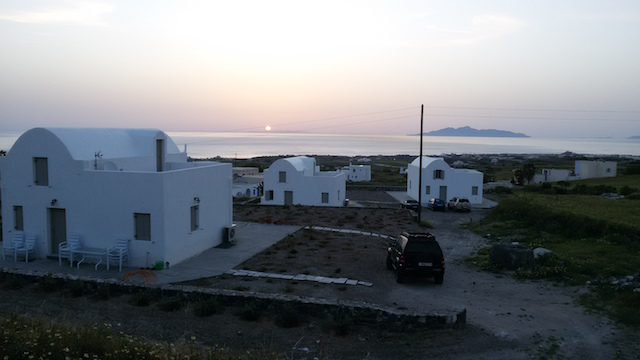
#> input picture ass3/imgs/Sunrise_Lt.jpg, 640 x 360 px
$ python proc.py   (Python 2 division)   (older library calls are emulated)
#> lines starting #> are read from the running program, lines starting #| are printed output that depends on the picture; after the words box and inside, x2 and y2 are one past the last pixel; in counts of white or black regions, pixels touching at a corner belong together; long printed decimals are rounded
#!/usr/bin/python

import cv2
import os
import numpy as np
import pdb
import cPickle as pickle

def null(A, eps=1e-7):
    """ Computes the null space of the matrix A """
    u, s, vh = np.linalg.svd(A, full_matrices=0)
    null_space = np.compress(s <= eps, vh, axis=0)
    f = null_space.T
    if f.size == 0:
        return np.array([0,0,0,0])
    return f[:,0]

def cross_product(a, b):
    """ Computes the cross product of 2 points/lines"""
    a1, a2, a3 = a
    b1, b2, b3 = b
    a1, a2, a3 = a1*1.0/a3, a2*1.0/a3, 1.0
    b1, b2, b3 = b1*1.0/b3, b2*1.0/b3, 1.0
    res = np.array([a2*b3-a3*b2, a3*b1-a1*b3, a1*b2-a2*b1])
    res /= res[2]
    return res

def compute_sift_matches(f1, f2):
    """ Expects two images filenames as input, and computes the SIFT
    descriptor matches between the two images """
    img1 = cv2.imread(f1, cv2.IMREAD_GRAYSCALE)
    img2 = cv2.imread(f2, cv2.IMREAD_GRAYSCALE)

    # Initiate SIFT detector
    sift = cv2.SIFT()

    # find the keypoints and descriptors with SIFT
    kp1, des1 = sift.detectAndCompute(img1,None)
    kp2, des2 = sift.detectAndCompute(img2,None)

    # create BFMatcher object
    bf = cv2.BFMatcher(cv2.NORM_L1)
    # Match descriptors.
    matches = bf.knnMatch(des1,des2, k=2)
    # Sort them in the order of their distance.
    good = []
    cnt = 0
    for m,n in matches:
        if m.distance < 0.8*n.distance and cnt < 10:
            good.append(m)
            cnt += 1
    # Draw first 10 matches.

    src_pts = np.float32([ kp1[m.queryIdx].pt for m in good ])
    dst_pts = np.float32([ kp2[m.trainIdx].pt for m in good ])

    return src_pts, dst_pts

def compute_fundamental(X, X_dash):
    """ Computes the fundamental matrix """
    N = len(X)
    A = np.zeros((N, 9))

    # TODO: normalization!
    T, T_dash = np.zeros((3,3)), np.zeros((3,3))

    mu_x1 = np.mean(X[:, 0])
    mu_y1 = np.mean(X[:, 1])
    std_x1 = np.std(X[:, 0])
    std_y1 = np.std(X[:, 1])

    mu_x2 = np.mean(X_dash[:, 0])
    mu_y2 = np.mean(X_dash[:, 1])
    std_x2 = np.std(X_dash[:, 0])
    std_y2 = np.std(X_dash[:, 1])

    Tp = np.array([[1/std_x1, 0, -mu_x1/std_x1],
                  [0, 1/std_y1, -mu_y1/std_y1],
                  [0, 0, 1]])

    Tp_dash = np.array([[1/std_x2, 0, -mu_x2/std_x2],
                  [0, 1/std_y2, -mu_y2/std_y2],
                  [0, 0, 1]])

    for i in xrange(N):
        x, y = X[i, :]
        x_dash, y_dash = X_dash[i, :]
        x, y = (x - mu_x1)/std_x1, (y - mu_y1)/std_y1
        x_dash, y_dash = (x_dash - mu_x2)/std_x2, (y_dash - mu_y2)/std_y2
        A[i,:] = np.array([x_dash*x, x_dash*y, x_dash, y_dash*x, y_dash*y, y_dash, x_dash, y_dash, 1])

    u, s, vh = np.linalg.svd(A)
    F_loose = vh[8, :].reshape((3,3))

    U, s, V = np.linalg.svd(F_loose)

    # Enforcing the constraint
    s[2] = 0
    S = np.diag(s)
    F = np.dot(U, np.dot(S, V))
    #F = F/np.linalg.norm(F)
    F = np.dot(Tp_dash.T, np.dot(F, Tp))
    f, _ = cv2.findFundamentalMat(X, X_dash)

    print "Fundamental matrix is {}".format(f)
    return f

def compute_epipoles(F):
    """ Computes epipoles e1 and e2 """
    e = null(F)
    e_dash = null(F.T)
    return e, e_dash


def draw_epipolar_lines(X, X_dash, F):
    """ Draws the epipolar lines corresponding to the keypoints """

    N = len(X)
    # For the first image
    img1 = cv2.imread("imgs/Sunrise_Lt.jpg", cv2.IMREAD_COLOR)
    img2 = cv2.imread("imgs/Sunrise_Rt.jpg", cv2.IMREAD_COLOR)

    e, e_dash = compute_epipoles(F)
    e, e_dash = e/e[2], e_dash/e_dash[2]
    print "Epipoles calculated from null space of F are {} and {}".format(e, e_dash)

    line_selection = []
    for idx in xrange(N):
        pt = np.array(list(X[idx, :])+[1])
        line = np.dot(F, pt)
        R, C, ch = img2.shape
        a, b, c = line
        p1 = np.array([-c/a, 0], np.int32)
        p2 = np.array([0, -c/b], np.int32)
        p3 = np.array([C, (-c-a*C)/b], np.int32)
        p4 = np.array([(-c-R*b)/a, R], np.int32)

        selected = [p1, p2, p3, p4]
        if p1.any() < 0:
            selected.remove(p1)
        if p2.any() < 0:
            selected.remove(p2)
        if p3.any() < 0:
            selected.remove(p3)
        if p4.any() < 0:
            selected.remove(p4)

        if len(selected) < 2:
            continue

        else:
            if len(line_selection) < 2:
                line_selection.append(line)
            cv2.line(img2, tuple(selected[0]), tuple(selected[1]), (0,255,0))

    e_dash_calc = cross_product(line_selection[0], line_selection[1])
    e_dash_calc /= e_dash_calc[2]

    line_selection = []
    for idx in xrange(N):
        pt = np.array(list(X_dash[idx, :])+[1])
        line = np.dot(F.T, pt)
        R, C, ch = img1.shape
        a, b, c = line
        p1 = np.array([-c/a, 0], np.int32)
        p2 = np.array([0, -c/b], np.int32)
        p3 = np.array([C, (-c-a*C)/b], np.int32)
        p4 = np.array([(-c-R*b)/a, R], np.int32)

        selected = [p1, p2, p3, p4]
        if p1.any() < 0:
            selected.remove(p1)
        if p2.any() < 0:
            selected.remove(p2)
        if p3.any() < 0:
            selected.remove(p3)
        if p4.any() < 0:
            selected.remove(p4)

        if len(selected) < 2:
            continue

        else:
            if len(line_selection) < 2:
                line_selection.append(line)
            cv2.line(img1, tuple(selected[0]), tuple(selected[1]), (0,255,0))

    e_calc = cross_product(line_selection[0], line_selection[1])
    e_calc /= e_calc[2]
    print "Epipoles calculated from intersection of epipolar lines are {} and {}".format(e_calc, e_dash_calc)
    print "Differences in the calculation of epipoles:"
    print "delta e: ", np.linalg.norm(e - e_calc)
    print "delta e':", np.linalg.norm(e_dash - e_dash_calc)
    cv2.imwrite("lines_1.png", img1)
    cv2.imwrite("lines_2.png", img2)

def compute_projective_mats(F, e, e_dash):
    """ Computes projective matrices using convenient relations:
        P = [I|0], P_dash = [M | m]"""

    P = np.concatenate((np.eye(3), np.zeros((3,1))), axis=1)

    e1, e2, e3 = e_dash
    e_dash_cross = np.array([[0, -e3, e2], [e3, 0, -e1], [-e2, e1, 0]])
    M = np.dot(e_dash_cross, F)

    P_dash = np.concatenate((M, np.reshape(e_dash, (3,1))), axis=1)
    print "Projective matrices are {} and {}".format(P, P_dash)

    return P, P_dash

def linear_triangulation(X, X_dash, P, P_dash):
    """ Maps a linear triangulation to give a list of corresponding
    scene points """
    N = len(X)
    scene_points = []
    for idx in xrange(N):
        x, y = X[idx, :]
        x_dash, y_dash = X_dash[idx, :]
        A1 = np.array(x * P[2, :] - P[0, :])
        A2 = np.array(y * P[2, :] - P[1, :])
        A3 = np.array(x_dash * P_dash[2, :] - P_dash[0, :])
        A4 = np.array(y_dash * P_dash[2, :] - P_dash[1, :])
        A = np.array([A1, A2, A3, A4])

        scene_pt = null(A)
        if np.sum(scene_pt) == 0:
            continue
        scene_pt = scene_pt / scene_pt[3]
        scene_points.append(np.reshape(scene_pt, (1,4)))
    scene_points = np.vstack(scene_points)

    return scene_points

def get_depths(X, X_dash, P, P_dash):
    """ Get the depths of the scene points """
    scene_points = linear_triangulation(X, X_dash, P, P_dash)
    c1 = np.array([0,0,0,1])
    c2 = np.append(-np.dot(np.linalg.inv(P[:3, :3]), P[:, 3]), [1])

    diff_c1 = scene_points - c1
    diff_c2 = scene_points - c2

    princ_axis_1 = np.append(P[2,:3], [0])
    princ_axis_2 = np.append(P_dash[2,:3], [0])
    # Computing the dot products
    depth_c1 = np.dot(diff_c1, princ_axis_1)
    depth_c2 = np.dot(diff_c2, princ_axis_2)

    depth_c1 = np.linalg.det(P[:3,:3]) * depth_c1
    depth_c2 = np.linalg.det(P[:3,:3]) * depth_c2

    print "Depth vectors: {}, {}".format(depth_c1, depth_c2)
    return depth_c1, depth_c2

def main():
    """ Main function """

    # Compute the SIFT matches
    X, X_dash = compute_sift_matches("imgs/Sunrise_Lt.jpg", "imgs/Sunrise_Rt.jpg")
#> in compute_sift_matches, `img1 = cv2.imread(f1, cv2.IMREAD_GRAYSCALE)`:
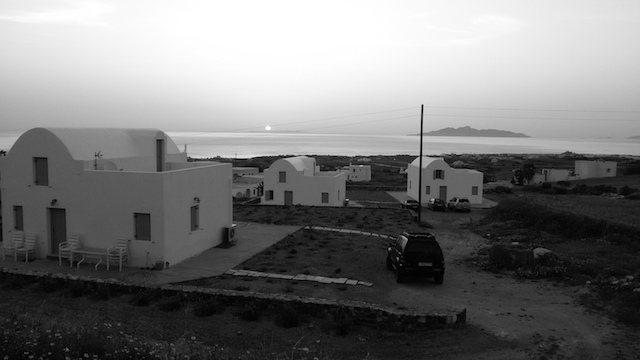
#> img1: shape (360, 640); min 0, max 255, mean 119.6
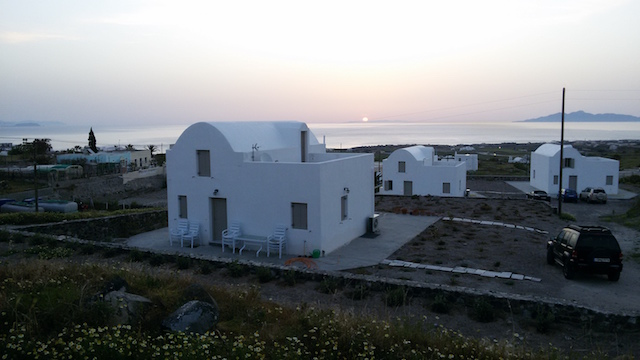
#> input picture ass3/imgs/Sunrise_Rt.jpg, 640 x 360 px
#> in compute_sift_matches, `img2 = cv2.imread(f2, cv2.IMREAD_GRAYSCALE)`:
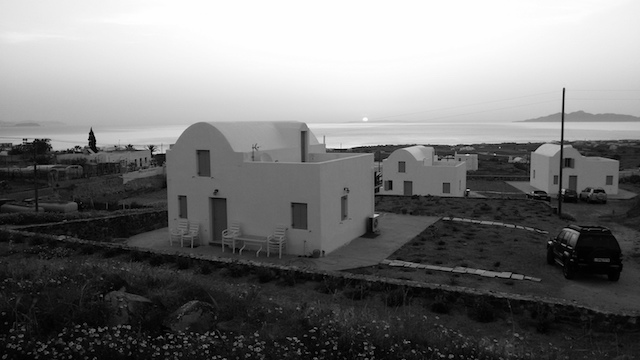
#> img2: shape (360, 640); min 0, max 255, mean 118.6
#> in compute_sift_matches, `kp1, des1 = sift.detectAndCompute(img1,None)`: kp1 = 395 keypoints; strongest (x, y, size): (288, 156, 2.4), (196, 160, 2.3), (328, 163, 13.6), (418, 154, 1.8)
#> in compute_sift_matches, `kp2, des2 = sift.detectAndCompute(img2,None)`: kp2 = 768 keypoints; strongest (x, y, size): (550, 242, 1.9), (92, 139, 5.6), (91, 133, 3.4), (154, 153, 2)
#> in compute_sift_matches, `matches = bf.knnMatch(des1,des2, k=2)`: matches = 395 matches
#> after the loop in compute_sift_matches, `for m,n in matches:`: cnt = 10; good = 10 matches
#> in compute_sift_matches, `src_pts = np.float32([ kp1[m.queryIdx].pt for m in good ])`: src_pts = [[17.68, 208.9], [17.68, 208.9], [22.06, 229.3], [22.06, 229.3], [29.69, 272.9], [35.96, 159.3], [36.63, 182.2], [36.67, 227.7], [40.22, 162.8], [48.2, 257.1]]
#> in compute_sift_matches, `dst_pts = np.float32([ kp2[m.trainIdx].pt for m in good ])`: dst_pts = [[182.1, 198.5], [182.1, 198.5], [304.9, 226.6], [304.9, 226.6], [214.9, 258.7], [198.9, 151.9], [199.3, 173.5], [199.3, 217.6], [202.8, 154.9], [210.2, 243.6]]
#> X has the same summary as src_pts in compute_sift_matches; X_dash has the same summary as dst_pts in compute_sift_matches

    # Computes fundamental using DLT
    F = compute_fundamental(X, X_dash)
#> in compute_fundamental, `N = len(X)`: N = 10
#> in compute_fundamental, `mu_x1 = np.mean(X[:, 0])`: mu_x1 = 30.68
#> in compute_fundamental, `mu_y1 = np.mean(X[:, 1])`: mu_y1 = 213.8
#> in compute_fundamental, `std_x1 = np.std(X[:, 0])`: std_x1 = 9.93
#> in compute_fundamental, `std_y1 = np.std(X[:, 1])`: std_y1 = 35.58
#> in compute_fundamental, `mu_x2 = np.mean(X_dash[:, 0])`: mu_x2 = 219.9
#> in compute_fundamental, `mu_y2 = np.mean(X_dash[:, 1])`: mu_y2 = 205
#> in compute_fundamental, `std_x2 = np.std(X_dash[:, 0])`: std_x2 = 43.61
#> in compute_fundamental, `std_y2 = np.std(X_dash[:, 1])`: std_y2 = 34.45
#> in compute_fundamental, `Tp = np.array([[1/std_x1, 0, -mu_x1/std_x1], [0, 1/std_y1, -mu_y1/std_..`: Tp = [[0.101, 0, -3.09], [0, 0.0281, -6.01], [0, 0, 1]]
#> in compute_fundamental, `Tp_dash = np.array([[1/std_x2, 0, -mu_x2/std_x2], [0, 1/std_y2, -mu_y2..`: Tp_dash = [[0.0229, 0, -5.04], [0, 0.029, -5.95], [0, 0, 1]]
#> the loop in compute_fundamental, `for i in xrange(N):` made 10 passes
#> (x, y, x_dash, y_dash) on passes 1 to 10: (-1.31, -0.138, -0.868, -0.189), (-1.31, -0.138, -0.868, -0.189), (-0.869, 0.435, 1.95, 0.625), (-0.869, 0.435, 1.95, 0.625), (-0.1, 1.66, -0.115, 1.56), (0.531, -1.53, -0.483, -1.54), (0.599, -0.89, -0.474, -0.916), (0.603, 0.39, -0.473, 0.363), (0.961, -1.43, -0.393, -1.46), (1.77, 1.22, -0.224, 1.12)
#> in compute_fundamental, `u, s, vh = np.linalg.svd(A)`: s = [5.73, 5.42, 4.38, 1.98, 1.56, 0.855, 0.11, 1.77e-16, 8.43e-17]
#> in compute_fundamental, `F_loose = vh[8, :].reshape((3,3))`: F_loose = [[0, -2.08e-16, -0.348], [2.17e-17, -6.18e-17, -0.616], [0.348, 0.616, 1.28e-16]]
#> in compute_fundamental, `U, s, V = np.linalg.svd(F_loose)`: U = [[-0.492, 3.33e-16, -0.871], [-0.871, 1.29e-16, 0.492], [-2.78e-16, -1, -2.22e-16]]; s = [0.707, 0.707, 7.08e-17]; V = [[-1.58e-16, -1.08e-18, 1], [-0.492, -0.871, -7.85e-17], [-0.871, 0.492, -1.37e-16]]
#> in compute_fundamental, `S = np.diag(s)`: S = [[0.707, 0, 0], [0, 0.707, 0], [0, 0, 0]]
#> in compute_fundamental, `F = np.dot(U, np.dot(S, V))`: F = [[-6.1e-17, -2.05e-16, -0.348], [5.2e-17, -7.9e-17, -0.616], [0.348, 0.616, -1.41e-16]]
#> in compute_fundamental, `F = np.dot(Tp_dash.T, np.dot(F, Tp))`: F = [[-1.41e-19, -1.32e-19, -0.00798], [1.52e-19, -6.44e-20, -0.0179], [0.035, 0.0173, 0.642]]
#> in compute_fundamental, `f, _ = cv2.findFundamentalMat(X, X_dash)`: f = [[-9.88e-06, 4.1e-05, -0.00236], [9.77e-05, -1.78e-05, -0.0823], [-0.0231, 0.072, 1]]
#| Fundamental matrix is [[-9.87597532e-06  4.10153905e-05 -2.35701848e-03]
#|  [ 9.77406233e-05 -1.78028591e-05 -8.22737566e-02]
#|  [-2.30944969e-02  7.19795438e-02  1.00000000e+00]]
#> F has the same summary as f in compute_fundamental

    # Computes Fundamental using standard functions, using this for subsequent calculations
    f, _ = cv2.findFundamentalMat(X, X_dash)

    # Draw epipolar lines using the keypoints and F
    draw_epipolar_lines(X, X_dash, f)
#> in draw_epipolar_lines, `N = len(X)`: N = 10
#> in draw_epipolar_lines, img1 is the input picture: shape (360, 640, 3); mean B, G, R 126.2, 120.5, 115.3
#> in draw_epipolar_lines, img2 is the input picture: shape (360, 640, 3); mean B, G, R 124.1, 119.6, 114.5
#> in null, `u, s, vh = np.linalg.svd(A, full_matrices=0)`: u = [[0.00233, -0.0356, -0.999], [0.0815, -0.996, 0.0357], [-0.997, -0.0816, 0.000578]]; s = [1.01, 0.00614, 1.18e-18]; vh = [[0.0229, -0.0713, -0.997], [0.291, -0.954, 0.0749], [-0.956, -0.292, -0.00107]]
#> in null, `null_space = np.compress(s <= eps, vh, axis=0)`: null_space = [[-0.956, -0.292, -0.00107]]
#> in null, `f = null_space.T`: f = [-0.956, -0.292, -0.00107]
#> in compute_epipoles, `e_dash = null(F.T)`: e_dash = [-0.999, 0.0357, 0.000578]
#> in draw_epipolar_lines, `e, e_dash = compute_epipoles(F)`: e = [-0.956, -0.292, -0.00107]; e_dash = [-0.999, 0.0357, 0.000578]
#> in draw_epipolar_lines, `e, e_dash = e/e[2], e_dash/e_dash[2]`: e = [891.3, 272.1, 1]; e_dash = [-1728.2, 61.66, 1]
#| Epipoles calculated from null space of F are [891.314 272.084   1.        ] and [-1.72817436e+03  6.16641211e+01  1.00000000e+00]
#> the loop in draw_epipolar_lines, `for idx in xrange(N):` made 10 passes
#> (pt, a, b, c) on passes 1 to 7: ([17.68, 208.9, 1], 0.00604, -0.0843, 15.63), ([17.68, 208.9, 1], 0.00604, -0.0843, 15.63), ([22.06, 229.3, 1], 0.00683, -0.0842, 17), ([22.06, 229.3, 1], 0.00683, -0.0842, 17), ([29.69, 272.9, 1], 0.00854, -0.0842, 19.96), ([35.96, 159.3, 1], 0.00382, -0.0816, 11.64), ([36.63, 182.2, 1], 0.00475, -0.0819, 13.27)
#> after the loop in draw_epipolar_lines, `for idx in xrange(N):`: img2: shape (360, 640, 3); under 0.01% of pixels changed, all inside (x1, y1, x2, y2) = (0, 142, 1, 237)
#> after the loop in draw_epipolar_lines, `for idx in xrange(N):`: line_selection = [[0.00604, -0.0843, 15.63], [0.00604, -0.0843, 15.63]]
#> in cross_product, `a1, a2, a3 = a`: a1 = 0.00604; a2 = -0.0843; a3 = 15.63
#> in cross_product, `b1, b2, b3 = b`: b1 = 0.00604; b2 = -0.0843; b3 = 15.63
#> in cross_product, `a1, a2, a3 = a1*1.0/a3, a2*1.0/a3, 1.0`: a1 = 0.000386; a2 = -0.00539; a3 = 1
#> in cross_product, `b1, b2, b3 = b1*1.0/b3, b2*1.0/b3, 1.0`: b1 = 0.000386; b2 = -0.00539; b3 = 1
#> in cross_product, `res = np.array([a2*b3-a3*b2, a3*b1-a1*b3, a1*b2-a2*b1])`: res = [0, 0, 0]
#> in cross_product, `res /= res[2]`: res = [nan, nan, nan]
#> the loop in draw_epipolar_lines, `for idx in xrange(N):` made 10 passes
#> (pt, a, b, c) on passes 1 to 7: ([182.1, 198.5, 1], -0.00549, 0.0759, -15.76), ([182.1, 198.5, 1], -0.00549, 0.0759, -15.76), ([304.9, 226.6, 1], -0.00396, 0.0805, -18.36), ([304.9, 226.6, 1], -0.00396, 0.0805, -18.36), ([214.9, 258.7, 1], 7.02e-05, 0.0762, -20.79), ([198.9, 151.9, 1], -0.0102, 0.0774, -11.97), ([199.3, 173.5, 1], -0.00811, 0.0771, -13.74)
#> after the loop in draw_epipolar_lines, `for idx in xrange(N):`:
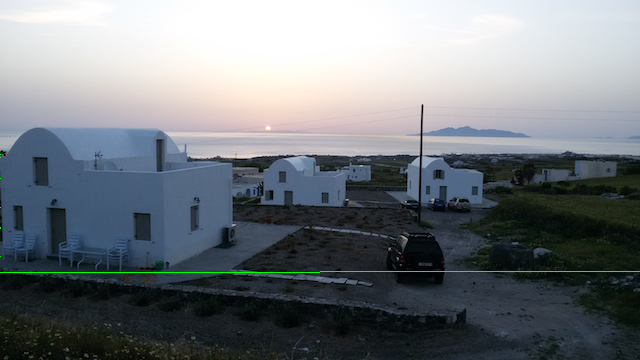
#> img1: shape (360, 640, 3); 0.28% of pixels changed, all inside (x1, y1, x2, y2) = (0, 154, 640, 273)
#> after the loop in draw_epipolar_lines, `for idx in xrange(N):`: line_selection = [[-0.00549, 0.0759, -15.76], [-0.00549, 0.0759, -15.76]]
#> in draw_epipolar_lines, `e_calc = cross_product(line_selection[0], line_selection[1])`: e_calc = [nan, nan, nan]
#| Epipoles calculated from intersection of epipolar lines are [nan nan nan] and [nan nan nan]
#| delta e:  nan
#| delta e': nan

    # Compute the epipoles
    e, e_dash = compute_epipoles(f)
#> e = [-0.956, -0.292, -0.00107]; e_dash = [-0.999, 0.0357, 0.000578]

    # Compute the projective matrices
    P, P_dash = compute_projective_mats(f, e, e_dash)
#> in compute_projective_mats, `e1, e2, e3 = e_dash`: e1 = -0.999; e2 = 0.0357; e3 = 0.000578
#> in compute_projective_mats, `e_dash_cross = np.array([[0, -e3, e2], [e3, 0, -e1], [-e2, e1, 0]])`: e_dash_cross = [[0, -0.000578, 0.0357], [0.000578, 0, 0.999], [-0.0357, -0.999, 0]]
#> in compute_projective_mats, `M = np.dot(e_dash_cross, F)`: M = [[-0.000824, 0.00257, 0.0357], [-0.0231, 0.0719, 0.999], [-9.73e-05, 1.63e-05, 0.0823]]
#> in compute_projective_mats, `P_dash = np.concatenate((M, np.reshape(e_dash, (3,1))), axis=1)`: P_dash = [[-0.000824, 0.00257, 0.0357, -0.999], [-0.0231, 0.0719, 0.999, 0.0357], [-9.73e-05, 1.63e-05, 0.0823, 0.000578]]
#| Projective matrices are [[1. 0. 0. 0.]
#|  [0. 1. 0. 0.]
#|  [0. 0. 1. 0.]] and [[-8.23582172e-04  2.56672568e-03  3.57065331e-02 -9.99363850e-01]
#|  [-2.30798111e-02  7.19337777e-02  9.99362487e-01  3.56589560e-02]
#|  [-9.73262787e-05  1.63289678e-05  8.23054670e-02  5.78277213e-04]]
#> P = [[1, 0, 0, 0], [0, 1, 0, 0], [0, 0, 1, 0]]

    # Finally, compute the depths
    depth_c1, depth_c2 = get_depths(X, X_dash, P, P_dash)
#> in linear_triangulation, `N = len(X)`: N = 10
#> the loop in linear_triangulation, `for idx in xrange(N):` made 10 passes
#> (x, y, x_dash, y_dash, A1, A2, A3, A4) on passes 1 to 5: (17.68, 208.9, 182.1, 198.5, [-1, 0, 17.68, 0], [0, -1, 208.9, 0], [-0.0169, 0.000407, 14.95, 1.1], [0.00376, -0.0687, 15.34, 0.0791]), (17.68, 208.9, 182.1, 198.5, [-1, 0, 17.68, 0], [0, -1, 208.9, 0], [-0.0169, 0.000407, 14.95, 1.1], [0.00376, -0.0687, 15.34, 0.0791]), (22.06, 229.3, 304.9, 226.6, [-1, 0, 22.06, 0], [0, -1, 229.3, 0], [-0.0289, 0.00241, 25.06, 1.18], [0.00103, -0.0682, 17.65, 0.0954]), (22.06, 229.3, 304.9, 226.6, [-1, 0, 22.06, 0], [0, -1, 229.3, 0], [-0.0289, 0.00241, 25.06, 1.18], [0.00103, -0.0682, 17.65, 0.0954]), (29.69, 272.9, 214.9, 258.7, [-1, 0, 29.69, 0], [0, -1, 272.9, 0], [-0.0201, 0.000942, 17.65, 1.12], [-0.0021, -0.0677, 20.29, 0.114])
#> (x, y, x_dash, y_dash, A1, A2, A3, A4) on pass 8: (36.67, 227.7, 199.3, 217.6, [-1, 0, 36.67, 0], [0, -1, 227.7, 0], [-0.0186, 0.000688, 16.37, 1.11], [0.00191, -0.0684, 16.91, 0.0902])
#> after the loop in linear_triangulation, `for idx in xrange(N):`: scene_points = 9 items, first 6: [[-1.32, -15.66, -0.075, 1]], [[-1.32, -15.66, -0.075, 1]], [[-1.04, -10.79, -0.0471, 1]], [[-1.04, -10.79, -0.0471, 1]], [[-1.93, -17.71, -0.0649, 1]], [[-2.54, -11.25, -0.0706, 1]]
#> in linear_triangulation, `scene_points = np.vstack(scene_points)`: scene_points = [[-1.32, -15.66, -0.075, 1], [-1.32, -15.66, -0.075, 1], [-1.04, -10.79, -0.0471, 1], [-1.04, -10.79, -0.0471, 1], [-1.93, -17.71, -0.0649, 1], [-2.54, -11.25, -0.0706, 1], [-2.58, -12.84, -0.0705, 1], [-2.8, -11.35, -0.0697, 1], [-3.27, -17.42, -0.0678, 1]]
#> in get_depths, `c1 = np.array([0,0,0,1])`: c1 = [0, 0, 0, 1]
#> in get_depths, `diff_c1 = scene_points - c1`: diff_c1 = [[-1.32, -15.66, -0.075, 0], [-1.32, -15.66, -0.075, 0], [-1.04, -10.79, -0.0471, 0], [-1.04, -10.79, -0.0471, 0], [-1.93, -17.71, -0.0649, 0], [-2.54, -11.25, -0.0706, 0], [-2.58, -12.84, -0.0705, 0], [-2.8, -11.35, -0.0697, 0], [-3.27, -17.42, -0.0678, 0]]
#> in get_depths, `diff_c2 = scene_points - c2`: diff_c2 has the same summary as diff_c1
#> in get_depths, `princ_axis_1 = np.append(P[2,:3], [0])`: princ_axis_1 = [0, 0, 1, 0]
#> in get_depths, `princ_axis_2 = np.append(P_dash[2,:3], [0])`: princ_axis_2 = [-9.73e-05, 1.63e-05, 0.0823, 0]
#> in get_depths, `depth_c1 = np.dot(diff_c1, princ_axis_1)`: depth_c1 = [-0.075, -0.075, -0.0471, -0.0471, -0.0649, -0.0706, -0.0705, -0.0697, -0.0678]
#> in get_depths, `depth_c2 = np.dot(diff_c2, princ_axis_2)`: depth_c2 = [-0.0063, -0.0063, -0.00395, -0.00395, -0.00544, -0.00575, -0.00576, -0.00565, -0.00554]
#| Depth vectors: [-0.07496 -0.07496 -0.04707 -0.04707 -0.0649 -0.07064
#|  -0.0705 -0.06972 -0.06778], [-0.006296 -0.006296 -0.003949 -0.003949 -0.005444  -0.005751
#|  -0.005761 -0.005651 -0.005545  ]

if __name__ == '__main__':
    main()
